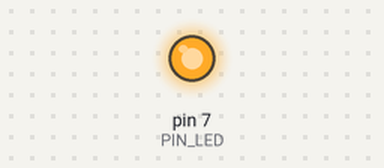
Recording of a sketch running on a simulated Arduino Uno, built with avr-gcc and run on an emulated ATmega328P. Parts: output pins drawn as LEDs (lit = HIGH). At 2.0 s the program stops and its outputs stay as they are.

Above: at 0.1 s.
At 2.1 s:
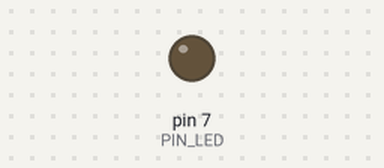
Timing chart, 0 to 3.5 s (numbered marks = the images above):
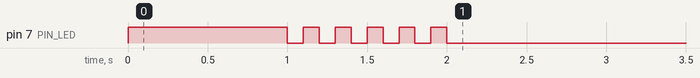

The sketch:

05_practice_2.ino
```cpp
#define PIN_LED 7
unsigned int toggle = 1;
void setup() {
  pinMode(PIN_LED, OUTPUT);
  digitalWrite(PIN_LED, toggle);
  delay(1000);
  for (int i = 1; i <= 10; i++){
    convertToggle();
    delay(100);
  }
}

void loop() {
  while(1){
    digitalWrite(PIN_LED, 0);
  }
}

int convertToggle(){
  toggle = setToggle(toggle);
  digitalWrite(PIN_LED, toggle);
}

int setToggle(int toggle){
  if (toggle == 0){
    return 1;
  }
  else {
    return 0;
  }
}
```

Measured:
- by itself, pin 7 (PIN_LED): alternates HIGH for 0.10 s and LOW for 0.10 s, 11 changes in all, then stays LOW
